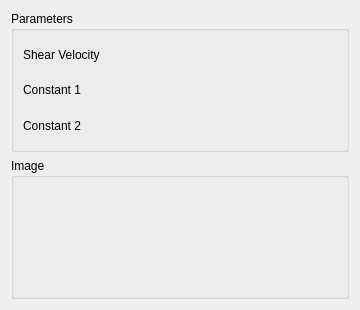
<?xml version="1.0" encoding="UTF-8"?>
<ui version="4.0">
 <class>WindLabGui::DlgKaimalAlongWindSpectrum</class>
 <widget class="QWidget" name="WindLabGui::DlgKaimalAlongWindSpectrum">
  <property name="geometry">
   <rect>
    <x>0</x>
    <y>0</y>
    <width>360</width>
    <height>310</height>
   </rect>
  </property>
  <property name="windowTitle">
   <string>Feature Parameters</string>
  </property>
  <property name="sizeGripEnabled" stdset="0">
   <bool>true</bool>
  </property>
  <layout class="QGridLayout" name="gridLayout">
   <item row="1" column="0">
    <widget class="QGroupBox" name="GroupBox5_5">
     <property name="title">
      <string>Image</string>
     </property>
     <layout class="QGridLayout" name="_6">
      <property name="leftMargin">
       <number>9</number>
      </property>
      <property name="topMargin">
       <number>9</number>
      </property>
      <property name="rightMargin">
       <number>9</number>
      </property>
      <property name="bottomMargin">
       <number>9</number>
      </property>
      <property name="spacing">
       <number>6</number>
      </property>
      <item row="1" column="0">
       <layout class="QHBoxLayout" name="horizontalLayout_9" stretch="0">
        <item>
         <widget class="QLabel" name="label_Image">
          <property name="text">
           <string/>
          </property>
         </widget>
        </item>
       </layout>
      </item>
     </layout>
    </widget>
   </item>
   <item row="0" column="0">
    <widget class="QGroupBox" name="GroupBox5_3">
     <property name="title">
      <string>Parameters</string>
     </property>
     <layout class="QGridLayout" name="_3">
      <property name="leftMargin">
       <number>9</number>
      </property>
      <property name="topMargin">
       <number>9</number>
      </property>
      <property name="rightMargin">
       <number>9</number>
      </property>
      <property name="bottomMargin">
       <number>9</number>
      </property>
      <property name="spacing">
       <number>6</number>
      </property>
      <item row="1" column="0">
       <layout class="QHBoxLayout" name="horizontalLayout" stretch="0,0">
        <item>
         <widget class="QLabel" name="label">
          <property name="text">
           <string>Shear Velocity</string>
          </property>
         </widget>
        </item>
        <item>
         <widget class="Gui::QuantitySpinBox" name="doubleSpinBox_ShearVelocity" native="true">
          <property name="keyboardTracking" stdset="0">
           <bool>false</bool>
          </property>
          
         </widget>
        </item>
       </layout>
      </item>
      <item row="2" column="0">
       <layout class="QHBoxLayout" name="horizontalLayout_3" stretch="0,0">
        <item>
         <widget class="QLabel" name="label_3">
          <property name="text">
           <string>Constant 1</string>
          </property>
         </widget>
        </item>
        <item>
         <widget class="Gui::QuantitySpinBox" name="doubleSpinBox_Constant1" native="true">
          <property name="keyboardTracking" stdset="0">
           <bool>false</bool>
          </property>
          
         </widget>
        </item>
       </layout>
      </item>
      <item row="3" column="0">
       <layout class="QHBoxLayout" name="horizontalLayout_4" stretch="0,0">
        <item>
         <widget class="QLabel" name="label_4">
          <property name="text">
           <string>Constant 2</string>
          </property>
         </widget>
        </item>
        <item>
         <widget class="Gui::QuantitySpinBox" name="doubleSpinBox_Constant2" native="true">
          <property name="keyboardTracking" stdset="0">
           <bool>false</bool>
          </property>
          
         </widget>
        </item>
       </layout>
      </item>
     </layout>
    </widget>
   </item>
  </layout>
 </widget>
 <customwidgets>
  <customwidget>
   <class>Gui::QuantitySpinBox</class>
   <extends>QWidget</extends>
   <header>Gui/QuantitySpinBox.h</header>
  </customwidget>
 </customwidgets>
 <resources/>
 <connections/>
</ui>
